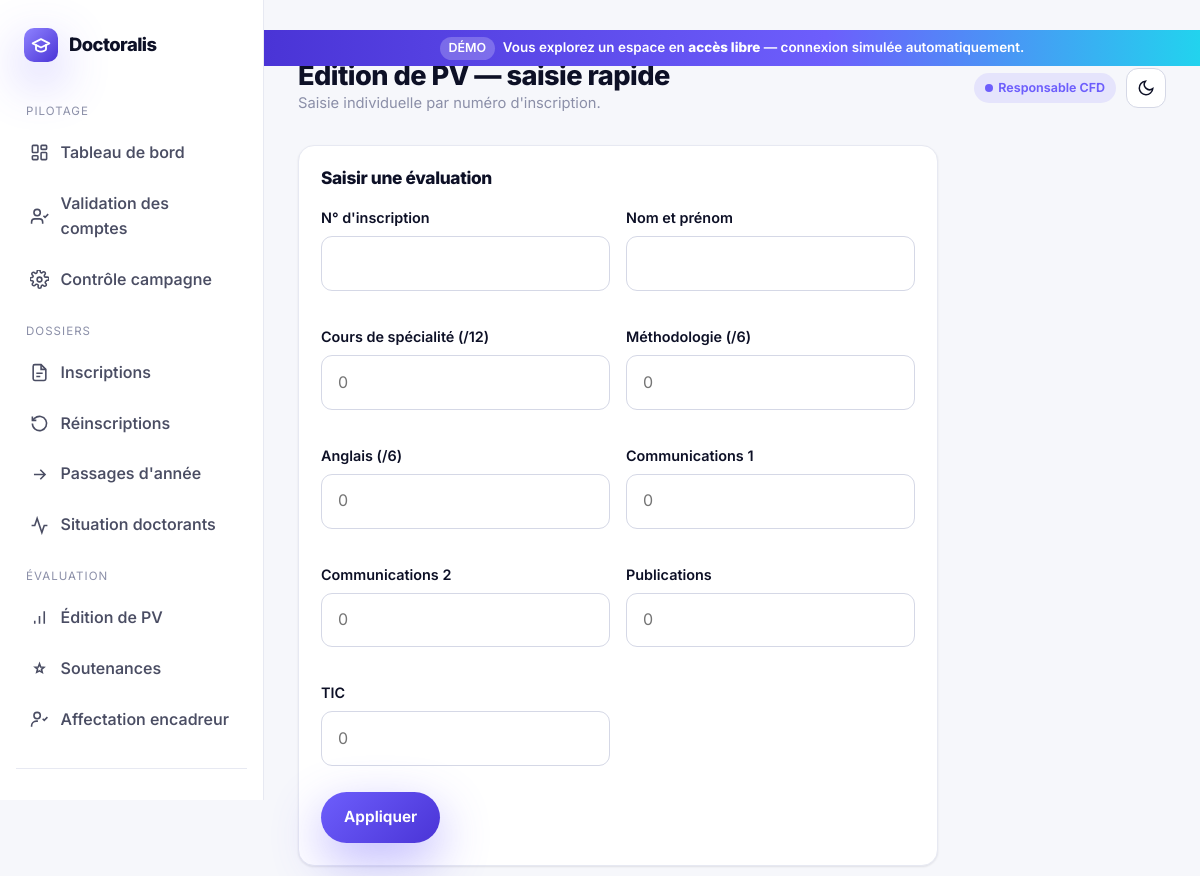
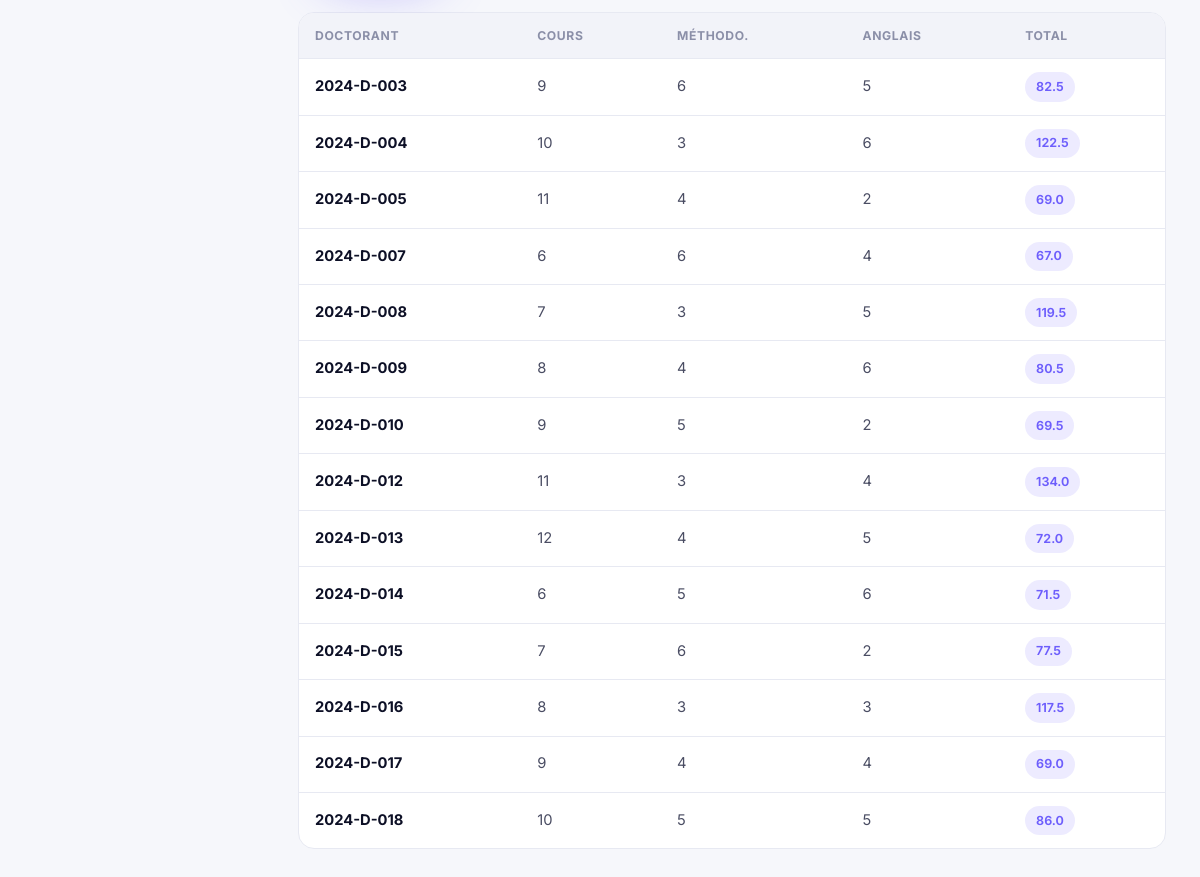
Page /cfd/editionPV/ on the committed database (2 pictures, top to bottom).
### pages/models.py (models this page shows, shortened)
class edition_pv(models.Model):
    doctorant = models.ForeignKey(Doctorant, on_delete=models.CASCADE, related_name='edition' ,null=True)
    cours_de_spécialité = models.CharField(max_length=50, null=True)
    methodologie = models.CharField(max_length=50, null=True)
    compétences_anglais = models.CharField(max_length=50, null=True)
    communications1 = models.CharField(max_length=50, null=True)
    communications2 = models.CharField(max_length=50, null=True)
    publication1 = models.CharField(max_length=50, null=True)
    publication2 = models.CharField(max_length=50, null=True)
    publication3 = models.CharField(max_length=50, null=True)
    publication4 = models.CharField(max_length=50, null=True)
    publication5 = models.CharField(max_length=50, null=True)
    tic = models.CharField(max_length=50, null=True)
    brevet = models.CharField(max_length=50, null=True)
    total = models.CharField(max_length=50, null=True)

class Doctorant(models.Model):
    user = models.OneToOneField(User, on_delete=models.CASCADE)
    fichier_inscription = models.FileField(upload_to='ficher_inscription/%Y', default=None, null=True)
    validation = models.BooleanField(default=False)
    annee = models.CharField(max_length=100)
    encadreur = models.ForeignKey(Encadreur, on_delete=models.CASCADE, related_name='doctorants' ,null=True)
    def __str__(self):
        return self.user.username

### cfd/views.py (the view, shortened to what this page needs)
# urls.py: path('editionPV/',views.edition_PV,name='editionPV'),
def edition_PV(request):
    entries = edition_pv.objects.all()
    context = {
        'entries': entries
    }
    return render(request, 'admins/editionpv.html', context)

### postgraduation/context_processors.py (called while the page is built)
def demo_mode(request):
    return {'DEMO_MODE': getattr(settings, 'DEMO_MODE', False)}

### postgraduation/demo.py (called while the page is built)
    def __call__(self, request):
        return self.get_response(request)

    def process_view(self, request, view_func, view_args, view_kwargs):
        if not getattr(settings, 'DEMO_MODE', False):
            return None
        match = getattr(request, 'resolver_match', None)
        if match is None:
            return None
        name = match.url_name
        if request.method == 'GET' and name in LOGIN_REDIRECTS:
            return redirect(LOGIN_REDIRECTS[name])
        desired = None
        if name in DOCTORANT_URL_NAMES:
            desired = _demo_doctorant_user()
        elif name in ENCADREUR_URL_NAMES:
            desired = _demo_encadreur_user()
        if desired is None:
            return None
        current = getattr(request, 'user', None)
        if current is None or not current.is_authenticated or current.pk != desired.pk:
            login(request, desired, backend=_DEMO_BACKEND)
        return None

### templates/admins/editionpv.html (shortened to what this page needs)
{% extends 'base_cfd.html' %}
{% block page_title %}Édition de PV — saisie rapide{% endblock %}
{% block page_sub %}Saisie individuelle par numéro d'inscription.{% endblock %}
{% block content %}
<div class="panel" style="margin-bottom:22px;max-width:640px">
  <div class="panel-head"><h3>Saisir une évaluation</h3></div>
  <form method="POST" action="{% url 'editionPV' %}">
    <div style="display:grid;grid-template-columns:1fr 1fr;gap:16px">
      <div class="field"><label>N° d'inscription</label><input type="text" name="numero_inscription" required></div>
      <div class="field"><label>Nom et prénom</label><input type="text" name="nom_prenom"></div>
      <div class="field"><label>Cours de spécialité (/12)</label><input type="number" name="cours_de_specialite" placeholder="0"></div>
      <div class="field"><label>Méthodologie (/6)</label><input type="number" name="methodologie" placeholder="0"></div>
      <div class="field"><label>Anglais (/6)</label><input type="number" name="competences_anglais" placeholder="0"></div>
      <div class="field"><label>Communications 1</label><input type="number" name="communications" placeholder="0"></div>
      <div class="field"><label>Communications 2</label><input type="number" name="communications2" placeholder="0"></div>
      <div class="field"><label>Publications</label><input type="number" name="publications" placeholder="0"></div>
      <div class="field"><label>TIC</label><input type="number" name="tic" placeholder="0"></div>
    </div>
    <button class="btn btn-primary" type="submit" style="margin-top:8px">Appliquer</button>
  </form>
</div>
<div class="table-wrap">
  <table class="data">
    <thead><tr><th>Doctorant</th><th>Cours</th><th>Méthodo.</th><th>Anglais</th><th>Total</th></tr></thead>
    <tbody>
      {% for edition in entries %}
      <tr>
        <td><b>{{ edition.doctorant }}</b></td>
        <td>{{ edition.cours_de_spécialité|default:"—" }}</td>
        <td>{{ edition.methodologie|default:"—" }}</td>
        <td>{{ edition.compétences_anglais|default:"—" }}</td>
        <td><span class="badge badge-brand">{{ edition.total|default:"0" }}</span></td>
      </tr>
      {% empty %}
      <tr><td colspan="5" style="text-align:center;color:var(--muted);padding:28px">Aucune évaluation.</td></tr>
      {% endfor %}
    </tbody>
  </table>
</div>
{% endblock %}

### static/css/doctoralis.css (style rules this page uses)
:root { --brand-500: #6d5efc; --brand-600: #5b46f0; --brand-700: #4a34d6; --brand-400: #8f83ff; --brand-glow: rgba(109, 94, 252, .45); --accent-teal: #22d3ee; --series-1: #2a78d6; --series-2: #1baf7a; --series-3: #eda100; --series-4: #4a3aa7; --series-5: #e34948; --good: #0ca30c; --warning: #eda100; --critical: #d03b3b; --bg: #f6f7fb; --surface: #ffffff; --surface-2: #f2f3f9; --elevated: #ffffff; --ink: #0d1026; --ink-2: #4a4d63; --muted: #8b8fa8; --line: #e7e9f2; --line-strong: #d5d8e6; --radius: 16px; --radius-sm: 11px; --radius-lg: 26px; --shadow-sm: 0 1px 2px rgba(16, 18, 40, .06), 0 1px 3px rgba(16, 18, 40, .04); --shadow-md: 0 6px 20px rgba(16, 18, 40, .08), 0 2px 6px rgba(16, 18, 40, .04); --shadow-lg: 0 24px 60px rgba(16, 18, 40, .14), 0 8px 24px rgba(16, 18, 40, .08); --shadow-glow: 0 18px 50px var(--brand-glow); --font: "Inter", "Segoe UI", system-ui, -apple-system, sans-serif; --maxw: 1180px; }
* { box-sizing: border-box; }
html { scroll-behavior: smooth; }
body { margin: 0; font-family: var(--font); background: var(--bg); color: var(--ink); line-height: 1.6; -webkit-font-smoothing: antialiased; text-rendering: optimizeLegibility; transition: background .4s ease, color .4s ease; }
h1, h2, h3, h4, h5 { margin: 0 0 .4em; line-height: 1.15; font-weight: 800; letter-spacing: -.02em; }
.btn { display: inline-flex; align-items: center; gap: .55em; padding: .85em 1.5em; border-radius: 999px; border: 0; font: inherit; font-weight: 650; font-size: .96rem; cursor: pointer; transition: transform .18s ease, box-shadow .25s ease, background .25s ease; white-space: nowrap; }
.btn-primary { background: linear-gradient(135deg, var(--brand-500), var(--brand-700)); color: #fff; box-shadow: var(--shadow-glow); }
.badge { display: inline-flex; align-items: center; gap: .4em; padding: .3em .8em; border-radius: 999px; font-size: .78rem; font-weight: 650; border: 1px solid var(--line-strong); }
.badge-brand { background: color-mix(in srgb, var(--brand-500) 12%, transparent); color: var(--brand-500); border-color: transparent; }
.field { margin-bottom: 18px; }
.field label { display: block; font-weight: 600; font-size: .9rem; margin-bottom: 7px; }
.field input, .field select { width: 100%; padding: .85em 1em; border-radius: var(--radius-sm); border: 1px solid var(--line-strong); background: var(--surface); color: var(--ink); font: inherit; transition: .2s; }
.panel { background: var(--surface); border: 1px solid var(--line); border-radius: var(--radius); padding: 22px; box-shadow: var(--shadow-sm); }
.panel-head { display: flex; align-items: center; justify-content: space-between; margin-bottom: 18px; }
.panel-head h3 { font-size: 1.08rem; margin: 0; }
.table-wrap { overflow-x: auto; border: 1px solid var(--line); border-radius: var(--radius); background: var(--surface); }
table.data { width: 100%; border-collapse: collapse; font-size: .92rem; }
table.data th { text-align: left; padding: 13px 16px; font-size: .76rem; text-transform: uppercase; letter-spacing: .05em; color: var(--muted); border-bottom: 1px solid var(--line); background: var(--surface-2); position: sticky; top: 0; }
table.data td { padding: 13px 16px; border-bottom: 1px solid var(--line); color: var(--ink-2); }
table.data tr:last-child td { border-bottom: 0; }
table.data td b, table.data td strong { color: var(--ink); }

### rows in the picture
edition_pv: doctorant "2024-D-003", cours_de_spécialité "9", methodologie "6", compétences_anglais "5", total "82.5"
edition_pv: doctorant "2024-D-004", cours_de_spécialité "10", methodologie "3", compétences_anglais "6", total "122.5"
edition_pv: doctorant "2024-D-005", cours_de_spécialité "11", methodologie "4", compétences_anglais "2", total "69.0"
edition_pv: doctorant "2024-D-007", cours_de_spécialité "6", methodologie "6", compétences_anglais "4", total "67.0"
edition_pv: doctorant "2024-D-008", cours_de_spécialité "7", methodologie "3", compétences_anglais "5", total "119.5"
edition_pv: doctorant "2024-D-009", cours_de_spécialité "8", methodologie "4", compétences_anglais "6", total "80.5"
edition_pv: doctorant "2024-D-010", cours_de_spécialité "9", methodologie "5", compétences_anglais "2", total "69.5"
edition_pv: doctorant "2024-D-012", cours_de_spécialité "11", methodologie "3", compétences_anglais "4", total "134.0"
edition_pv: doctorant "2024-D-013", cours_de_spécialité "12", methodologie "4", compétences_anglais "5", total "72.0"
edition_pv: doctorant "2024-D-014", cours_de_spécialité "6", methodologie "5", compétences_anglais "6", total "71.5"
edition_pv: doctorant "2024-D-015", cours_de_spécialité "7", methodologie "6", compétences_anglais "2", total "77.5"
edition_pv: doctorant "2024-D-016", cours_de_spécialité "8", methodologie "3", compétences_anglais "3", total "117.5"
edition_pv: doctorant "2024-D-017", cours_de_spécialité "9", methodologie "4", compétences_anglais "4", total "69.0"
edition_pv: doctorant "2024-D-018", cours_de_spécialité "10", methodologie "5", compétences_anglais "5", total "86.0"
